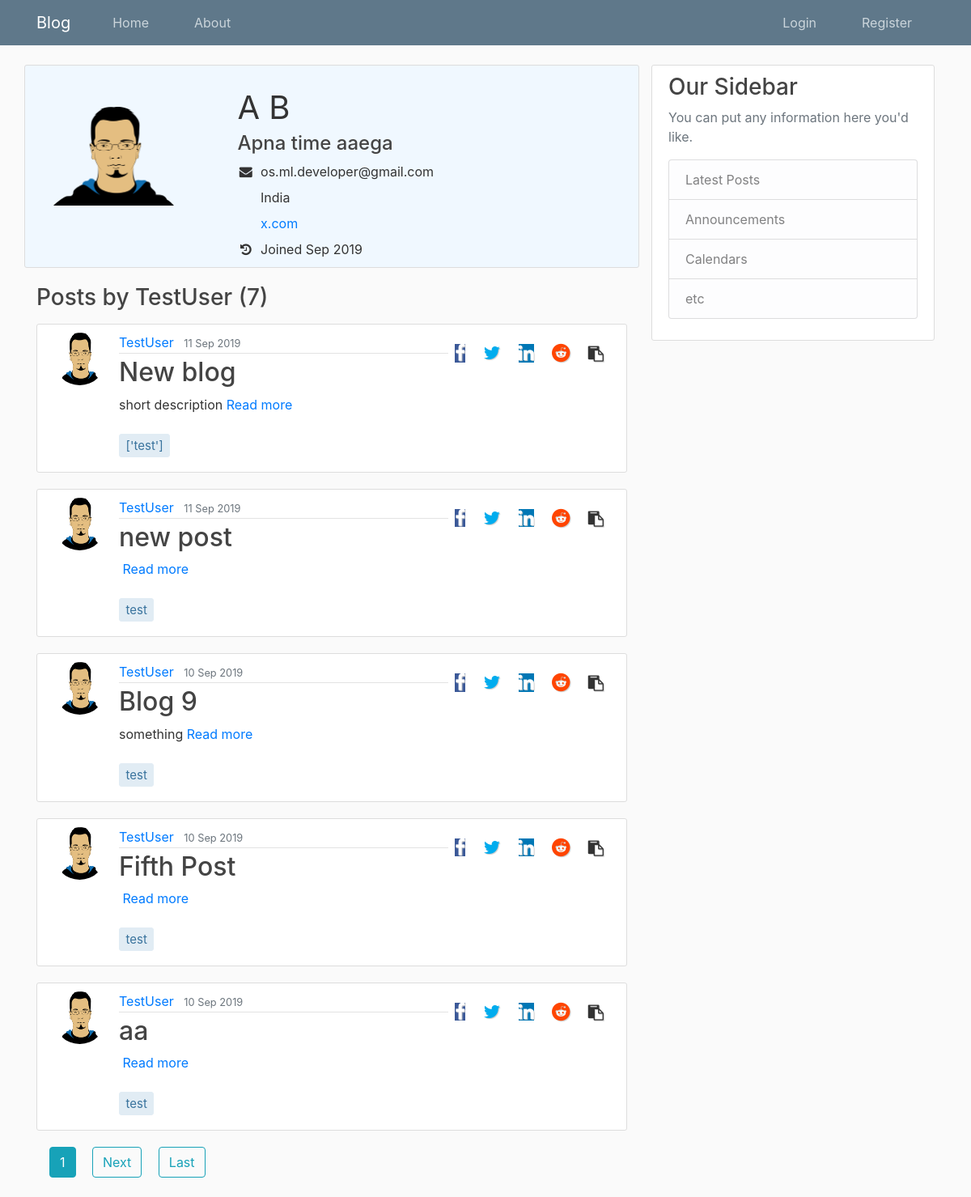
Screenshot of /blog/user/TestUser with the database file from the repository.
### Users/models.py (models this page shows, shortened)
class Profile(models.Model):
    user = models.OneToOneField(User, on_delete=models.CASCADE)
    bio = models.CharField(null=True, max_length=140, blank=True)
    image = models.ImageField(default='default.jpg', upload_to='profile_pics', blank=True)
    public = models.BooleanField(default=False)
    website = models.CharField(null=True, blank=True, max_length=80)
    location = models.CharField(null=True, max_length=200, blank=True)
    join_date = models.DateTimeField(auto_now_add=True)
    bookmarked_posts = models.ManyToManyField(Post)
    def __str__(self):
        return f'{self.user.username} Profile'

### Blog/models.py (models this page shows, shortened)
class Post(models.Model):
    title = models.CharField(max_length=80, unique=True)
    slug = models.SlugField(default='', max_length=80)
    short_des = models.TextField(help_text=('This will be displayed on the home page.'
                                    'If you leave it blank, the first 50 words from your article will be displayed.'
                                    'It can not be more than 50 words'),
                                    default='', max_length=500, blank=True
                                )
    content = models.TextField()
    tags = models.CharField(max_length=80, default='', blank=True)
    date_posted = models.DateTimeField(default=timezone.now)
    last_updated = models.DateTimeField(auto_now=True)
    author = models.ForeignKey(User, null=True, on_delete=models.SET_NULL)
    publish = models.BooleanField(default=False)

### Blog/views.py (the view)
# urls.py: path('user/<str:username>', UserPostListView.as_view(), name='user-posts'),
class UserPostListView(ListView):
    template_name = 'Blog/user_posts.html'   # <app>/<model>_<viewtype>.html
    context_object_name = 'posts'
    queryset = Post.objects.filter(publish=True)
    paginate_by = 5
    def get_queryset(self):
        user = get_object_or_404(User, username=self.kwargs.get('username'))
        return Post.objects.filter(author=user).order_by('-date_posted')
    def get_context_data(self, **kwargs):
        context = super(UserPostListView, self).get_context_data(**kwargs)
        context['author'] = get_object_or_404(User,
                                                username=self.kwargs.get('username')
                                                )
        context['profile'] = get_object_or_404(Profile,
                                                user=get_object_or_404(
                                                    User,
                                                    username=self.kwargs.get('username')
                                                    ))
        return context

### Blog/templates/Blog/user_posts.html (shortened to what this page needs)
{% extends "Blog/base.html" %}
{% block content %}
{% with domain='https://staycurious.in' %}
{% ifnotequal profile.user user %}
<div class="row {{profile}} content-section mt-0">
    <div class="avatar col-12 col-lg-3 col-xs-12 col-md-3 pr-3">
        <img class="user-img" src="{{ profile.image.url }}" alt="{{ author.first_name }} {{ author.last_name }}">
    </div>
    <div class="profile-info col-12 col-lg-9 col-xs-12 col-md-9 mt-1 pr-3">
        <ul class="list-unstyled ml-5 pr-3">
            <li class="user-name mt-2 account-heading">
                {{ author.first_name }} {{ author.last_name }}
            </li>
            <h4 class="user-bio mb-2">
                {{ profile.bio }}
            </h4>
            {% if profile.public %}
            <li class="user-email mt-2">
                <span><i class="fa fa-envelope fa-fw mr-2"></i>{{ author.email }}</span>
            </li>
            {% endif %}
            {% if profile.location %}
            <li class="user-location mt-2">
                <span>{{ profile.location }}</span>
            </li>
            {% endif %}
            {% if profile.website %}
            <li class="user-website mt-2">
                <span>
                    <a href="{{profile.website}}" target="_blank">{{ profile.website }}</a>
                </span>
            </li>
            {% endif %}
            <li class="user-join-date mt-2">
                <span>
                <i class="fa fa-history fa-fw mr-2"></i>Joined {{ profile.join_date|date:"M Y" }}<li>
            </span>
        </ul>
    </div>
</div>
<h3 class="mb-3">Posts by {{ view.kwargs.username }} ({{ page_obj.paginator.count }})</h3>
{% else %}
<h3 class="mb-3">Total Posts ({{ page_obj.paginator.count }})</h3>
{% endifnotequal %}
{% for post in posts %}
<div class="media content-section">
    <img class="rounded-circle article-img" src="{{ post.author.profile.image.url }}">
    <div class="media-body">
        <div class="article-metadata">
            <a class="mr-2" href="{% url 'Blog:user-posts' post.author.username %}">{{ author }}</a>
            <small class="text-muted">{{ post.date_posted|date:"j M Y" }}</small>
        </div>
        <h2><a class="article-title" href="{% url 'Blog:post-detail' post.slug %}">{{ post.title }}</a></h2>
        <p class="article-short-des">{{ post.short_des|truncatewords_html:'50' }}&nbsp<span><a href="{% url 'Blog:post-detail' post.slug %}">Read more</a></p>
        <p class="article-tags">{{ post.tags }}</p>
    </div>
<ul class="list-unstyled share-icon mt-2 mb-2 float-right">
    {% url 'Blog:post-detail' post.slug as link %}
    {% with domain|add:link as link %}
        <li><a href="http://www.facebook.com/sharer.php?u={{link}}" rel="nofollow noopener noreferrer" target="_blank"><i class="fa fa-facebook ml-2 mr-2"></i></a></li>
        <li><a href="http://www.twitter.com/share?text={{object.title}}&url={{link}}" rel="nofollow noopener noreferrer" target="_blank"><i class="fa fa-twitter ml-2 mr-2"></i></a></li>
        <li><a href="http://www.linkedin.com/shareArticle?mini=true&url={{link|urlencode:''}}&title={{object.title|urlencode}}&source=StayCurious-Blog" rel="nofollow noopener noreferrer" target="_blank" ><i class="fa fa-linkedin ml-2 mr-2"></i></a></li>
        <li><a href="http://www.reddit.com/submit?url={{link}}post-to-reddit-via-url&titile={{object.title|urlencode}}" rel="nofollow noopener noreferrer" target="_blank"><i class="fa fa-reddit ml-2 mr-2"></i></a></li>
        <li><a class="copy" data-text={{link}}><i class="fa fa-clipboard ml-2 mr-2" title="Copy link"></i></a></li>
    {% endwith %}
</div>
{% endfor %}
{% if is_paginated %}
     {% for num in page_obj.paginator.page_range %} {% if page_obj.number == num %}
    <a class="btn btn-info ml-3 mb-4" href="?page={{num}}">{{num}}</a> {% elif num > obj.page_obj.number|add:'-3' and num > obj.page_obj.number|add:'3' %}
    <a class="btn btn-outline-info ml-3 mb-4" href="?page={{num}}">{{num}}</a> {% endif %} {% endfor %} {% if page_obj.has_next %}
    <a class="btn btn-outline-info ml-3 mb-4" href="?page={{ page_obj.next_page_number }}">Next</a>
    <a class="btn btn-outline-info ml-3 mb-4" href="?page={{ page_obj.paginator.num_pages }}">Last</a>
    {% endif %}
{% endif %}
{% endwith %}
{% endblock content %}

### Blog/static/Blog/main.css (style rules this page uses)
body { background: #fafafa; color: #333333; margin-top: 5rem; }
h1, h2, h3, h4, h5, h6 { color: #444444; }
ul { margin: 0; }
.content-section { background: #ffffff; padding: 10px 20px; border: 1px solid #dddddd; border-radius: 3px; margin-bottom: 20px; }
.article-title { color: #444444; }
.article-content, .article-short-des { white-space: pre-line; }
.article-img { height: 65px; width: 65px; margin-right: 16px; }
.article-metadata { padding-bottom: 1px; margin-bottom: 4px; border-bottom: 1px solid #e3e3e3 }
.account-heading { font-size: 2.5rem; }
.article-tags { display: inline-block; padding: .4em .5em; margin: 0.5rem 2px 0.5rem 0; font-size: 15px; line-height: 1; white-space: nowrap; text-decoration: none; text-align: center; border-width: 1px; border-style: solid; border-radius: 3px; transition: all .15s ease-in-out; color: #39739d; background-color: #E1ECF4; border-color: #E1ECF4; }
.Profile { background-color: aliceblue; }
.profile-info { display: flex; flex-direction: column; }
.avatar { max-height: 200px; line-height: 200px; text-align: center; }
.avatar img { max-height: 100%; max-width: 100%; }
.share-icon { display: inline; font-size: 1.4rem!important; text-shadow: 1px 1px 1px #ccc; }
.share-icon li { display: inline; }
.copy, .bookmark { background-color: #fff; border: none; }
.copy, .bookmark { border: none; background: #fff; font-size: 1.2rem!important; }
.fa-facebook { background: #3b5998; color: #fff!important; }
.fa-twitter { background: fff!important; color: #00acee; }
.fa-linkedin { background: #0077b5; color: #fff !important; }
.fa-reddit { background: #fff; color: #ff4500 !important; }

### rows the page displays
Profile: image (picture), bio "Apna time aaega", location "India", website "x.com", join_date "Sep 2019"
Post: author.profile.image (picture), date_posted "11 Sep 2019", title "New blog", short_des "short description", tags "['test']"
Post: author.profile.image (picture), date_posted "11 Sep 2019", title "new post", tags "test"
Post: author.profile.image (picture), date_posted "10 Sep 2019", title "Blog 9", short_des "something", tags "test"
Post: author.profile.image (picture), date_posted "10 Sep 2019", title "Fifth Post", tags "test"
Post: author.profile.image (picture), date_posted "10 Sep 2019", title "aa", tags "test"

### other values shown
{{ author.first_name }} "A"
{{ author.last_name }} "B"
{{ author.email }} "os.ml.developer@gmail.com"
{{ view.kwargs.username }} "TestUser"
{{ page_obj.paginator.count }} "7"
{{ author }} "TestUser"
{{ num }} "1"
